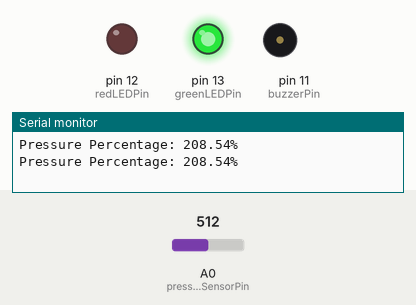
The sketch below on a simulated Arduino Uno, built with avr-gcc and run on an emulated ATmega328P. On the bench: output pins drawn as LEDs (lit = HIGH), buzzer (waves = sounding, pin HIGH), the last lines printed to the serial monitor. The inputs (shaded band) are chosen by the test bench; at power-on: A0 (pressureSensorPin) = 512.

Above: at 1.8 s.
1.9 s: A0 (pressureSensorPin) set to 52
3.4 s: A0 (pressureSensorPin) set to 46
At 5.2 s:
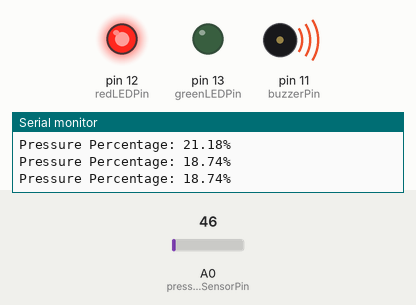
5.5 s: A0 (pressureSensorPin) set to 122
At 6.9 s:
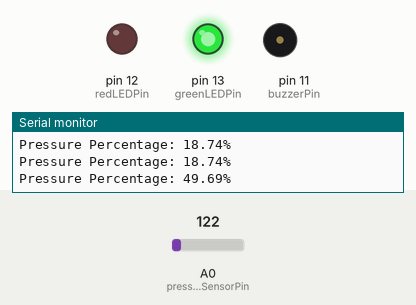
7.5 s: A0 (pressureSensorPin) set to 10
At 8.5 s:
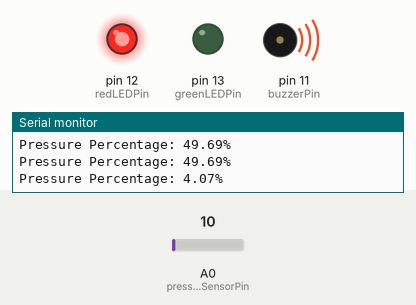
Timing chart, 0 to 10.5 s (numbered marks = the images above; inputs shaded):
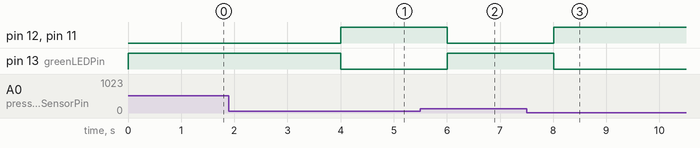

Measured:
- the behaviour switches between 50 and 49 on A0 (pressureSensorPin) (found by bisection; images 0 and 1)
- after the input at 3.4 s, pin 12 (redLEDPin), pin 11 (buzzerPin): LOW → HIGH after 0.60 s; pin 13 (greenLEDPin): HIGH → LOW after 0.60 s
- after the input at 5.5 s, pin 12 (redLEDPin), pin 11 (buzzerPin): HIGH → LOW after 0.51 s; pin 13 (greenLEDPin): LOW → HIGH after 0.51 s
- after the input at 7.5 s, pin 12 (redLEDPin), pin 11 (buzzerPin): LOW → HIGH after 0.51 s; pin 13 (greenLEDPin): HIGH → LOW after 0.51 s

The sketch:

RealTimeOxygenMonitoringandRapidEmergencyResponse.ino
```cpp
int pressureSensorPin = A0; // Analog pin connected to the pressure sensor
int greenLEDPin = 13; // Digital pin connected to the green LED
int redLEDPin = 12; // Digital pin connected to the red LED
int buzzerPin = 11; // Digital pin connected to the buzzer

void setup() {
  pinMode(greenLEDPin, OUTPUT);
  pinMode(redLEDPin, OUTPUT);
  pinMode(buzzerPin, OUTPUT);
  Serial.begin(9600); // Initialize serial communication for debugging
}

void loop() {
  int sensorValue = analogRead(pressureSensorPin); // Read the analog value from the sensor
  float voltage = sensorValue * (5.0 / 1023.0); // Convert the analog value to voltage (for a 5V system)
  float pressurePercentage = (voltage / 1.2) * 100; // Convert voltage to pressure percentage assuming 1.2V represents 100% pressure

  // Print the pressure percentage to the serial monitor for debugging
  Serial.print("Pressure Percentage: ");
  Serial.print(pressurePercentage);
  Serial.println("%");

  if (pressurePercentage < 20) { // If pressure is less than 20%
    digitalWrite(redLEDPin, HIGH); // Turn on the red LED
    digitalWrite(buzzerPin, HIGH); // Turn on the buzzer
    digitalWrite(greenLEDPin, LOW); // Turn off the green LED
  } else { // If pressure is 20% or greater
    digitalWrite(redLEDPin, LOW); // Turn off the red LED
    digitalWrite(buzzerPin, LOW); // Turn off the buzzer
    digitalWrite(greenLEDPin, HIGH); // Turn on the green LED
  }

  delay(1000); // Wait for 1 second before the next reading
}
```
